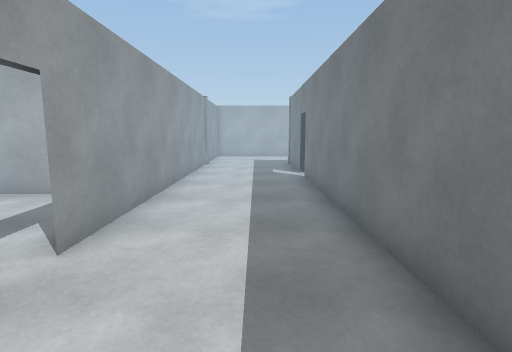
View 1 (above)

19 first-person views from a walk through a 3-D level made in the Unity game engine. The camera is 1.4 m above the floor, tilts 8° down and sees 80° across. Doors are open. The floor is counted in squares, 1 m on a side. Each view is taken from the middle of a square. On the plan, view 1 faces up. The plan holds only what a view shows up to about 14 squares ahead; the rest is blank. The place goes on beyond the plan. The player character is not drawn. Surface patterns are stand-ins for the level's own textures.

View 2
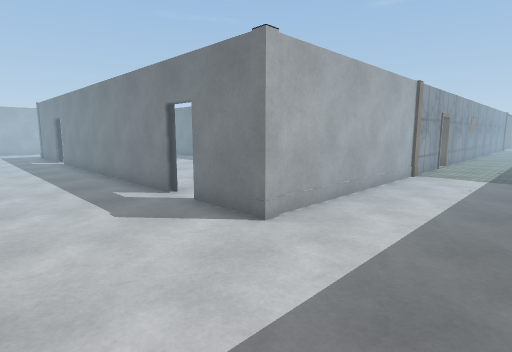

View 3
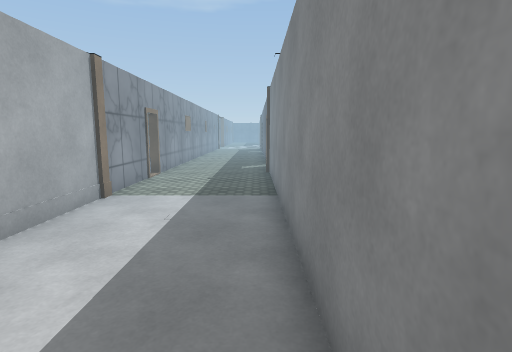

View 4
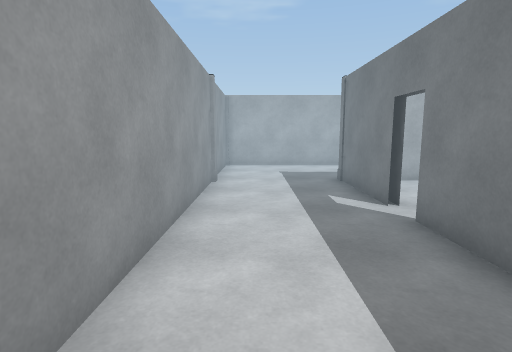

View 5
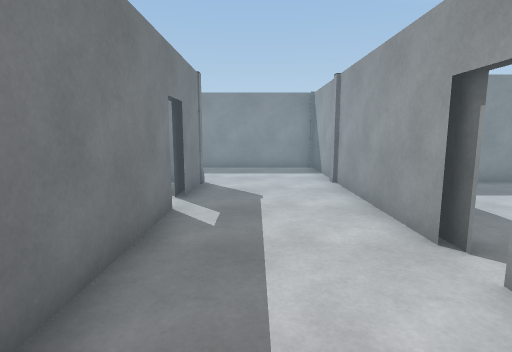

View 6
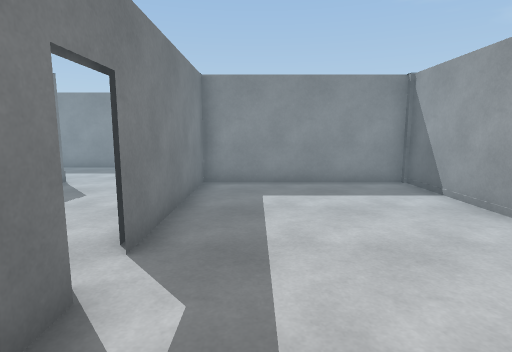

View 7
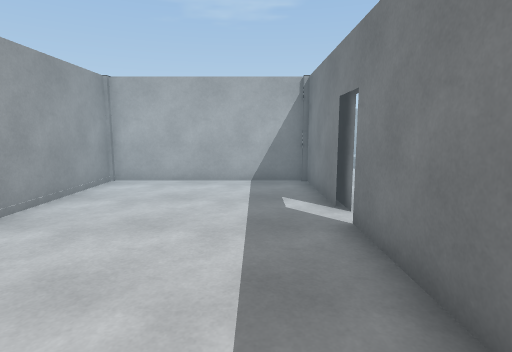

View 8
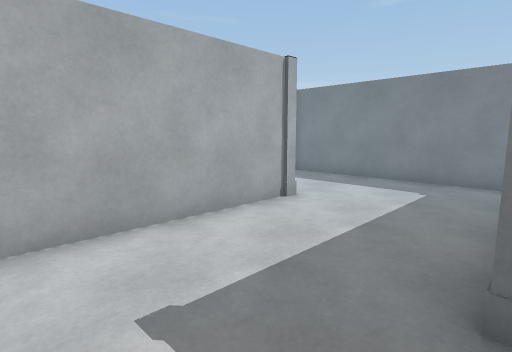

View 9
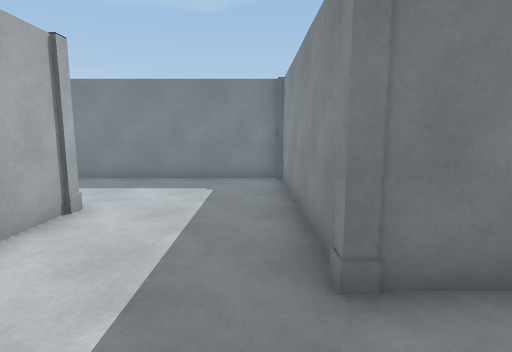

View 10
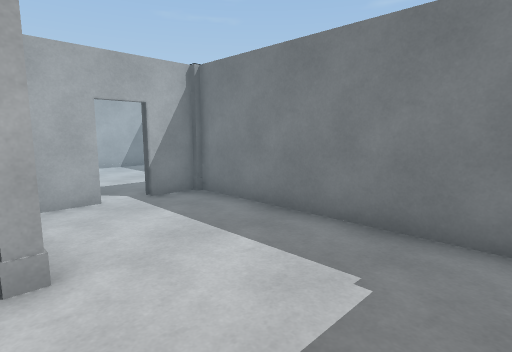

View 11
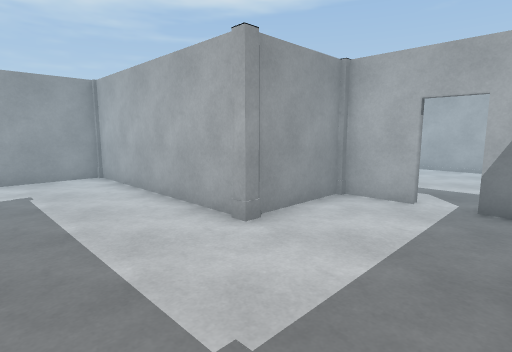

View 12
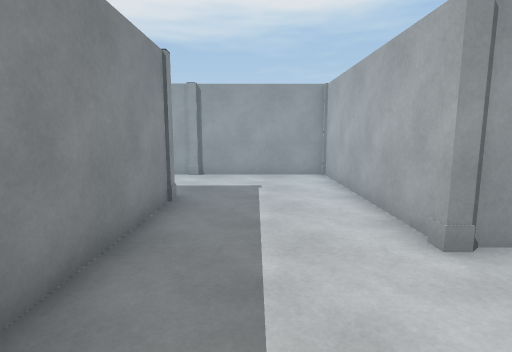

View 13
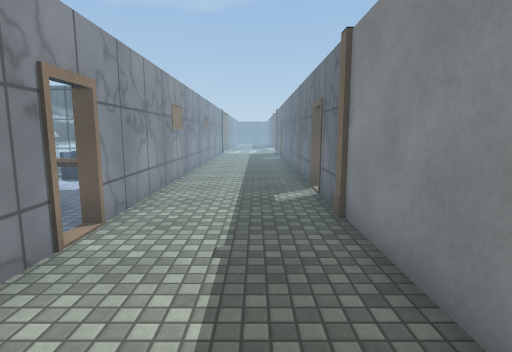

View 14
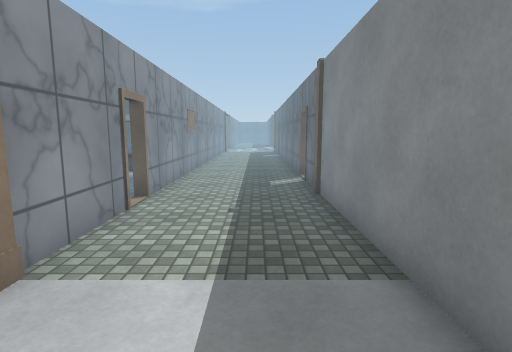

View 15
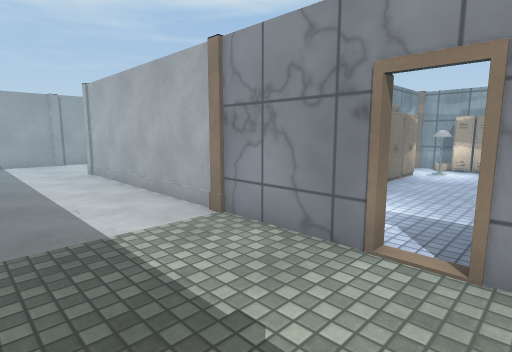

View 16
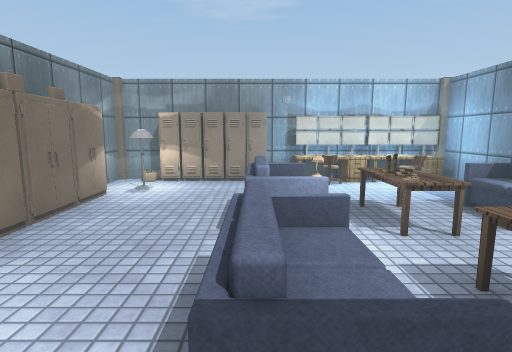

View 17
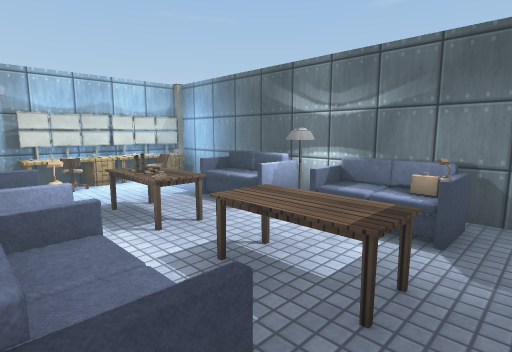

View 18
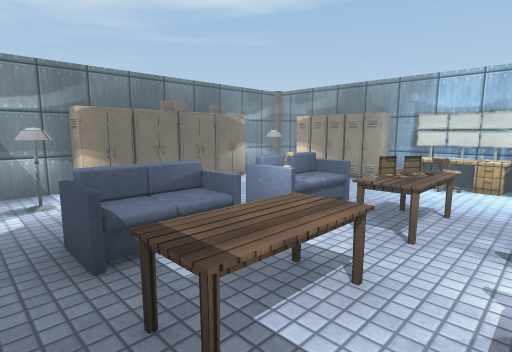

View 19
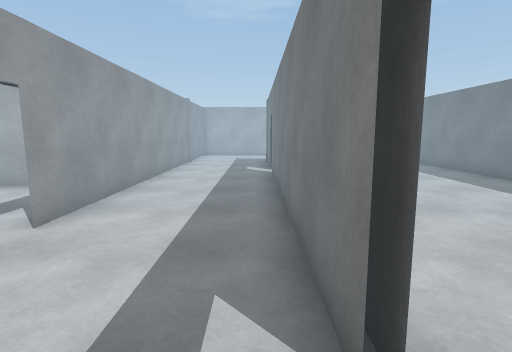

### Floor plan
Ten units are one square. View 1 is at (0, 0); x grows to the right and y downward. Boxes are objects, and circles mark ways between rooms. Rooms are numbered by the first view taken in them; rooms with no view inside come last. Other rooms are left out.
<svg viewBox="-88 -219 280 289">
<path fill="none" stroke="#000" d="M16 -108 16 -142 84 -142 84 -214 70 -214M18 -108 18 -124M-25 -26 -25 -19M-23 -24 -23 65 145 65M16 -4 16 -98M18 -4 18 -11M18 16 18 5M145 26 16 26 16 5M61 -214 44 -214 44 -183 -23 -183 -23 -32M-23 -32 -23 -45M-25 -36 -25 -70 -83 -70 -83 -30M-83 -10 -83 27 -25 27 -25 -26M101 -74 88 -74 88 -56M88 -1 88 14M86 -79 86 -131M116 22 116 28M125 28 125 22M187 16 187 -74 133 -74 133 -68 102 -68M39 -140 32 -140"/>
<rect x="85" y="-15" width="10" height="10" fill="#bbb"><title>other object</title></rect>
<rect x="85" y="-25" width="10" height="10" fill="#bbb"><title>other object</title></rect>
<rect x="85" y="-35" width="10" height="10" fill="#bbb"><title>other object</title></rect>
<rect x="85" y="-45" width="10" height="10" fill="#bbb"><title>other object</title></rect>
<rect x="125" y="-15" width="20" height="30" fill="#bbb"><title>sofa</title></rect>
<rect x="125" y="-25" width="20" height="10" fill="#bbb"><title>sofa</title></rect>
<rect x="135" y="-65" width="10" height="10" fill="#bbb"><title>other object</title></rect>
<rect x="135" y="-75" width="10" height="10" fill="#bbb"><title>table</title></rect>
<rect x="145" y="-15" width="20" height="30" fill="#bbb"><title>table</title></rect>
<rect x="145" y="-25" width="10" height="10" fill="#bbb"><title>other object</title></rect>
<rect x="145" y="-35" width="10" height="10" fill="#bbb"><title>box</title></rect>
<rect x="145" y="-45" width="10" height="10" fill="#bbb"><title>table</title></rect>
<rect x="145" y="-65" width="10" height="10" fill="#bbb"><title>chair</title></rect>
<rect x="145" y="-75" width="10" height="10" fill="#bbb"><title>monitor</title></rect>
<rect x="155" y="-25" width="10" height="10" fill="#bbb"><title>table</title></rect>
<rect x="155" y="-35" width="10" height="10" fill="#bbb"><title>box</title></rect>
<rect x="155" y="-75" width="10" height="10" fill="#bbb"><title>monitor</title></rect>
<rect x="165" y="-45" width="20" height="30" fill="#bbb"><title>sofa</title></rect>
<rect x="165" y="-75" width="10" height="10" fill="#bbb"><title>monitor</title></rect>
<rect x="175" y="5" width="10" height="10" fill="#bbb"><title>sofa</title></rect>
<rect x="175" y="-65" width="10" height="10" fill="#bbb"><title>chair</title></rect>
<rect x="175" y="-75" width="10" height="10" fill="#bbb"><title>monitor</title></rect>
<circle cx="-20" cy="-30" r="3" fill="#2a7"/>
<circle cx="120" cy="25" r="3" fill="#2a7"/>
<circle cx="20" cy="-100" r="3" fill="#2a7"/>
<circle cx="20" cy="-110" r="3" fill="#2a7"/>
<circle cx="20" cy="0" r="3" fill="#2a7"/>
<text x="10" y="-60">1</text>
<text x="-50" y="-20">2</text>
<text x="90" y="-40">3</text>
</svg>
Room 1 opens to room 2. Room 1 opens to room 3.

Where each view was taken, in squares from view 1:
view 1: 0 up, 0 right, facing up
view 2: 6 down, 2 left, facing up-right
view 3: 6 down, 2 right, facing right
view 4: 5 up, 1 left, facing up
view 5: 6 up, 0 right, facing down
view 6: 6 up, 4 left, facing down
view 7: 2 down, 4 left, facing up
view 8: 14 up, 1 left, facing up-right
view 9: 15 up, 1 left, facing right
view 10: 15 up, 4 right, facing up-right
view 11: 15 up, 8 right, facing up-left
view 12: 16 up, 8 right, facing left
view 13: 5 down, 8 right, facing right
view 14: 5 down, 6 right, facing right
view 15: 6 down, 13 right, facing up-left
view 16: 2 down, 13 right, facing up
view 17: 2 down, 13 right, facing up-right
view 18: 2 down, 17 right, facing up-left
view 19: 1 down, 1 right, facing up
